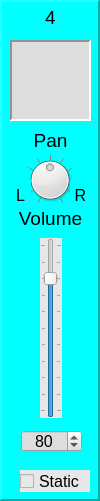
    <widget class="QFrame" name="frame_MidiMixer_Chan_4">
     <property name="geometry">
      <rect>
       <x>340</x>
       <y>10</y>
       <width>100</width>
       <height>501</height>
      </rect>
     </property>
     <property name="styleSheet">
      <string notr="true">background-color: rgb(0, 255, 255);</string>
     </property>
     <property name="frameShape">
      <enum>QFrame::Panel</enum>
     </property>
     <property name="frameShadow">
      <enum>QFrame::Raised</enum>
     </property>
     <property name="lineWidth">
      <number>2</number>
     </property>
     <property name="midLineWidth">
      <number>2</number>
     </property>
     <widget class="QSlider" name="verticalSlider_MidiMixerChanVol_4">
      <property name="geometry">
       <rect>
        <x>40</x>
        <y>238</y>
        <width>22</width>
        <height>180</height>
       </rect>
      </property>
      <property name="styleSheet">
       <string notr="true">background-color: rgb(231, 231, 231);</string>
      </property>
      <property name="maximum">
       <number>100</number>
      </property>
      <property name="value">
       <number>80</number>
      </property>
      <property name="orientation">
       <enum>Qt::Vertical</enum>
      </property>
      <property name="tickPosition">
       <enum>QSlider::TicksBothSides</enum>
      </property>
      <property name="tickInterval">
       <number>10</number>
      </property>
     </widget>
     <widget class="QDial" name="dial_MidiMixerChanPan_4">
      <property name="geometry">
       <rect>
        <x>25</x>
        <y>148</y>
        <width>50</width>
        <height>64</height>
       </rect>
      </property>
      <property name="styleSheet">
       <string notr="true">background-color: rgb(231, 231, 231);</string>
      </property>
      <property name="minimum">
       <number>-50</number>
      </property>
      <property name="maximum">
       <number>50</number>
      </property>
      <property name="notchTarget">
       <double>10.000000000000000</double>
      </property>
      <property name="notchesVisible">
       <bool>true</bool>
      </property>
     </widget>
     <widget class="QLabel" name="label_10">
      <property name="geometry">
       <rect>
        <x>27</x>
        <y>130</y>
        <width>47</width>
        <height>21</height>
       </rect>
      </property>
      <property name="font">
       <font>
        <pointsize>14</pointsize>
       </font>
      </property>
      <property name="text">
       <string>Pan</string>
      </property>
      <property name="alignment">
       <set>Qt::AlignCenter</set>
      </property>
     </widget>
     <widget class="QLabel" name="label_11">
      <property name="geometry">
       <rect>
        <x>10</x>
        <y>208</y>
        <width>81</width>
        <height>21</height>
       </rect>
      </property>
      <property name="font">
       <font>
        <pointsize>14</pointsize>
       </font>
      </property>
      <property name="text">
       <string>Volume</string>
      </property>
      <property name="alignment">
       <set>Qt::AlignCenter</set>
      </property>
     </widget>
     <widget class="QSpinBox" name="spinBox_MidiMixerChanVol_4">
      <property name="geometry">
       <rect>
        <x>21</x>
        <y>430</y>
        <width>61</width>
        <height>22</height>
       </rect>
      </property>
      <property name="font">
       <font>
        <pointsize>12</pointsize>
       </font>
      </property>
      <property name="styleSheet">
       <string notr="true">background-color: rgb(221, 221, 221);</string>
      </property>
      <property name="alignment">
       <set>Qt::AlignCenter</set>
      </property>
      <property name="maximum">
       <number>100</number>
      </property>
      <property name="value">
       <number>80</number>
      </property>
     </widget>
     <widget class="QLabel" name="label_12">
      <property name="geometry">
       <rect>
        <x>30</x>
        <y>5</y>
        <width>41</width>
        <height>25</height>
       </rect>
      </property>
      <property name="font">
       <font>
        <pointsize>14</pointsize>
       </font>
      </property>
      <property name="text">
       <string>4</string>
      </property>
      <property name="alignment">
       <set>Qt::AlignCenter</set>
      </property>
     </widget>
     <widget class="QTextEdit" name="textEdit_MidiMixerChanText_4">
      <property name="geometry">
       <rect>
        <x>10</x>
        <y>40</y>
        <width>81</width>
        <height>81</height>
       </rect>
      </property>
      <property name="styleSheet">
       <string notr="true">background-color: rgb(221, 221, 221);</string>
      </property>
      <property name="frameShape">
       <enum>QFrame::Panel</enum>
      </property>
      <property name="lineWidth">
       <number>2</number>
      </property>
      <property name="midLineWidth">
       <number>2</number>
      </property>
      <property name="readOnly">
       <bool>true</bool>
      </property>
     </widget>
     <widget class="QLabel" name="label_55">
      <property name="geometry">
       <rect>
        <x>70</x>
        <y>180</y>
        <width>21</width>
        <height>31</height>
       </rect>
      </property>
      <property name="font">
       <font>
        <pointsize>12</pointsize>
       </font>
      </property>
      <property name="text">
       <string>R</string>
      </property>
      <property name="alignment">
       <set>Qt::AlignCenter</set>
      </property>
     </widget>
     <widget class="QLabel" name="label_56">
      <property name="geometry">
       <rect>
        <x>10</x>
        <y>180</y>
        <width>21</width>
        <height>31</height>
       </rect>
      </property>
      <property name="font">
       <font>
        <pointsize>12</pointsize>
       </font>
      </property>
      <property name="text">
       <string>L</string>
      </property>
      <property name="alignment">
       <set>Qt::AlignCenter</set>
      </property>
     </widget>
     <widget class="QCheckBox" name="checkBox_MidiMixerChanStaticVol_4">
      <property name="geometry">
       <rect>
        <x>20</x>
        <y>470</y>
        <width>70</width>
        <height>22</height>
       </rect>
      </property>
      <property name="font">
       <font>
        <pointsize>12</pointsize>
       </font>
      </property>
      <property name="styleSheet">
       <string notr="true">background-color: rgb(231, 231, 231);</string>
      </property>
      <property name="text">
       <string>Static</string>
      </property>
     </widget>
    </widget>
